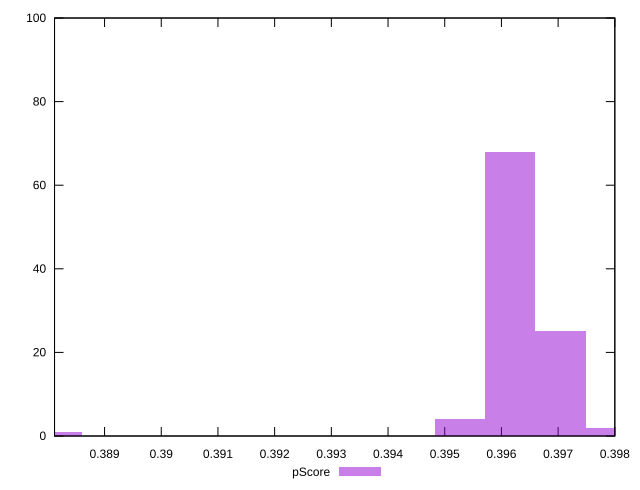

Write the gnuplot code that produced this figure.
reset

$pScore <<EOF
0.3881605195859315 1
0.39793115051372385 2
0.39704291133847 25
0.39615467216321615 68
0.3952664329879623 4
EOF

set key outside below
set boxwidth 0.0008882391752538479
set xrange [0.3881176470588235:0.398]
set yrange [0:100]
set trange [0:100]
set style fill transparent solid 0.5 noborder
set terminal svg size 640, 490 enhanced background rgb 'white'
set output "reports/report_00033_2021-03-01T14-23-16.841Z/render-blocking-resources/samples/astro-inner-cached/pScore/histogram.svg"

plot $pScore title "pScore" with boxes

reset
